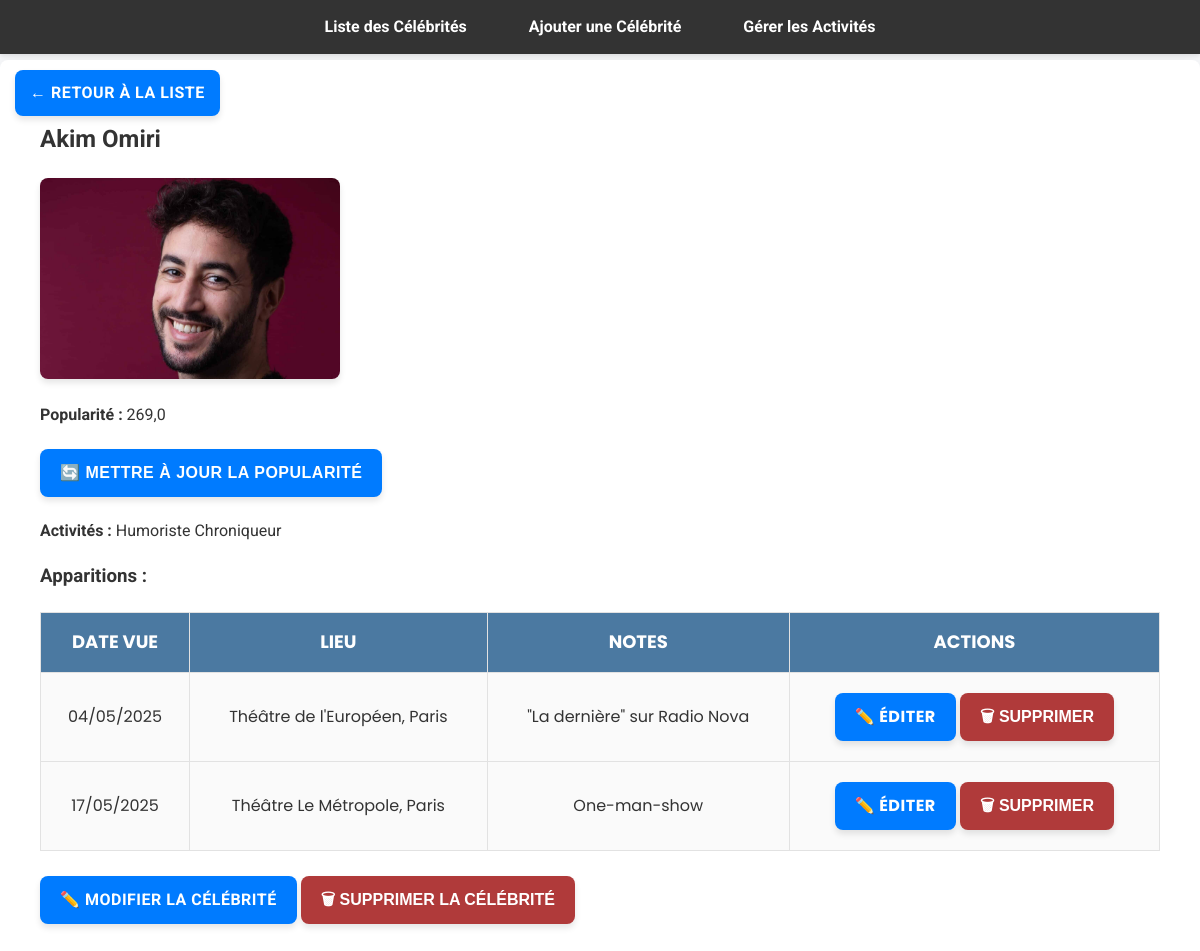
Page /celebs/celebrity/327/ on the earlier database version.
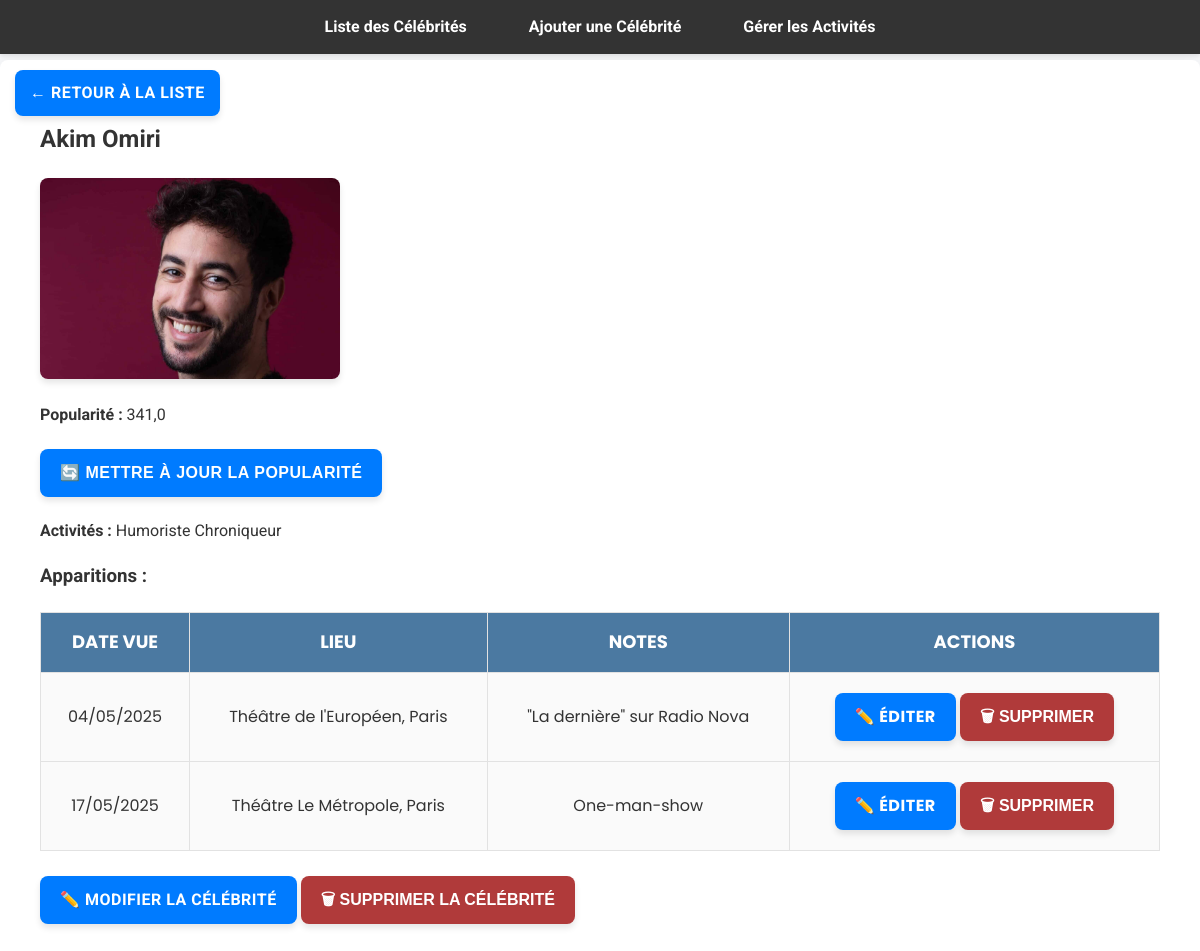
Same page on the later database version.
### celebs/models.py (models this page shows, shortened)
class Celebrity(models.Model):
    name = models.CharField(max_length=255)
    popularity_score = models.FloatField(default=0)
    image = models.ImageField(upload_to="celebs/", blank=True, null=True)
    activities = models.ManyToManyField(Activity, blank=False)

### celebs/views.py (the view)
# urls.py: path('celebrity/<int:celeb_id>/', views.celebrity_detail, name='celebrity_detail'),
def celebrity_detail(request, celeb_id):
    celebrity = get_object_or_404(Celebrity, id=celeb_id)
    return render(request, "celebs/celebrity_detail.html", {"celebrity": celebrity})

### templates/celebs/celebrity_detail.html (shortened to what this page needs)
{% extends "base.html" %}
{% block content %}
<a href="{% url 'celebrity_list' %}" class="back-button">← Retour à la liste</a>
<div class="container">
  <h2>{{ celebrity.name }}</h2>
  {% if celebrity.image %}
    <div class="celeb-image-container">
      <img src="{{ celebrity.image.url }}" alt="{{ celebrity.name }}" class="celeb-image">
    </div>
  {% endif %}
  <p><strong>Popularité :</strong> {{ celebrity.popularity_score }}</p>
    <form method="post" action="{% url 'update_popularity' celebrity.id %}" style="display:inline;">
      <button type="submit" class="btn">🔄 Mettre à jour la popularité</button>
    </form>
  <p><strong>Activités :</strong>
    {% for activity in celebrity.activities.all %}
      <span class="tag">{{ activity.name }}</span>
    {% empty %}
      <span class="tag">Aucune</span>
    {% endfor %}
  </p>
  <h3>Apparitions :</h3>
  <table class="celebrity-table">
    <thead>
      <tr>
        <th>Date vue</th>
        <th>Lieu</th>
        <th>Notes</th>
        <th>Actions</th>
      </tr>
    </thead>
    <tbody>
      {% for sighting in celebrity.sightings.all %}
        <tr>
          <td>{{ sighting.date_seen|date:"d/m/Y"|default:"-" }}</td>
          <td>{{ sighting.location|default:"-" }}</td>
          <td>{{ sighting.notes|default:"Aucune note" }}</td>
          <td>
            <a href="{% url 'edit_celebrity_sighting' sighting.id %}" class="btn edit-btn">✏️ Éditer</a>
            <form method="post" action="{% url 'delete_celebrity_sighting' sighting.id %}" style="display:inline;">
              <button type="submit" class="delete-btn" onclick="return confirm('Supprimer cette apparition ?');">
                🗑 Supprimer
              </button>
            </form>
          </td>
        </tr>
      {% endfor %}
    </tbody>
  </table>
  <form method="post" action="{% url 'celebrity_delete' celebrity.id %}" style="margin-top: 20px;">
    <a href="{% url 'celebrity_edit' celebrity.id %}" class="btn">✏️ Modifier la célébrité</a>
    <button type="submit" class="delete-button" onclick="return confirm('Supprimer cette célébrité ?');">
      🗑 Supprimer la célébrité
    </button>
  </form>
</div>
{% endblock %}

Differences in the rows shown:
changed Celebrity "Akim Omiri": popularity_score "269,0" → "341,0"
